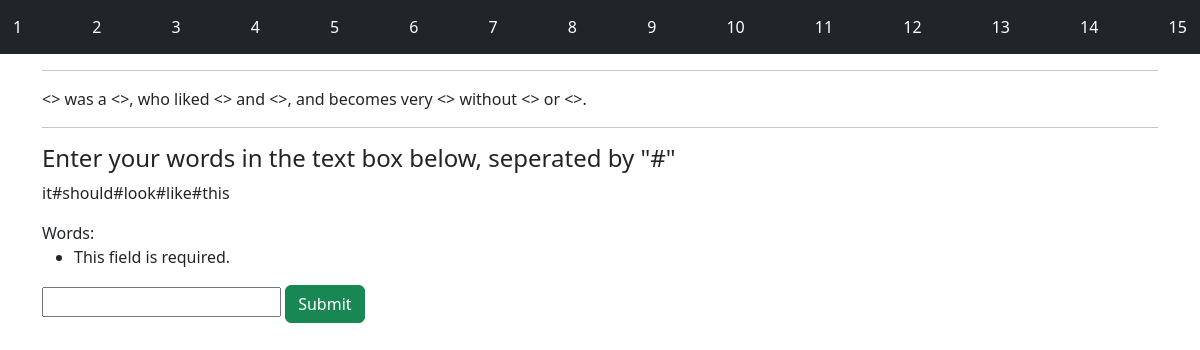
Screenshot of /madlibs/home/3 with the database file from the repository.
### madlibsapp/models.py (models this page shows, shortened)
class Story(models.Model):
    def __str__(self):
        return self.words
    words = models.CharField(max_length=1024)

### madlibsapp/views.py (the view)
# urls.py: path("home/<int:id>", views.home, name="home"),
def home(request,id):
    try:
        item = Story.objects.get(pk=id)
    except:
        item = Story.objects.get(pk=1)
    words = str(item)
    form = WordInputForm(request.POST)
    if(request.method == "POST"):
        if form.is_valid():
            words = item.Format(form.cleaned_data["inputWords"].split("#"))
    context={"item":words, "form":form}
    return render(request, "madlibs/home.html", context)

### madlibsapp/forms.py
class WordInputForm(forms.Form):
    inputWords = forms.CharField(label="Words", max_length=(2048))

### madlibsapp/context_processors.py (called while the page is built)
def StoryList(request):
	return {"StoryList": Story.objects.all(),}

### madlibsapp/templates/madlibs/home.html (shortened to what this page needs)
{% extends "madlibs/navbar.html" %}
{% block body %}
<div class="container">
    <hr />
    <div>
        <p>
            {{ item }}
        </p>
    </div>
    <hr />
    <div>
        <h4>
            Enter your words in the text box below, seperated by "#"
        </h4>
        <p>
            it#should#look#like#this
        </p>
    </div>
    <div>
        <form method="POST">
            {{ form }}
            <button type="submit" class="btn btn-success">Submit</button>
        </form>
    </div>
</div>
{% endblock %}

### madlibsapp/templates/madlibs/navbar.html (shortened to what this page needs)
<!DOCTYPE html>
<html lang="en">
<head>
    <link href="https://cdn.jsdelivr.net/npm/bootstrap@5.3.0/dist/css/bootstrap.min.css" rel="stylesheet">
</head>
<body>
    <nav class="navbar navbar-dark bg-dark">
        {% for link in StoryList %}
        <a href="{% url 'home' link.id %}" class="btn btn-dark"> {{ link.id }}</a>
        {% endfor %}
    </nav>
    {% block body %}
    {% endblock %}
</body>
</html>

### rows the page displays
Story: id "1"
Story: id "2"
Story: id "3", words "<> was a <>, who liked <> and <>, and becomes very <> without <> or <>."
Story: id "4"
Story: id "5"
Story: id "6"
Story: id "7"
Story: id "8"
Story: id "9"
Story: id "10"
Story: id "11"
Story: id "12"
Story: id "13"
Story: id "14"
Story: id "15"
